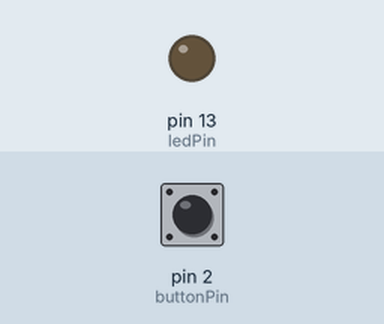
Recording of a sketch running on a simulated Arduino Uno, built with avr-gcc and run on an emulated ATmega328P. Shown: output pins drawn as LEDs (lit = HIGH). Inputs (shaded band) come from the test bench; at power-on: pin 2 (buttonPin) LOW.

Above: at 1.2 s.
1.3 s: pin 2 (buttonPin) pulled HIGH for 0.15 s
At 1.7 s:
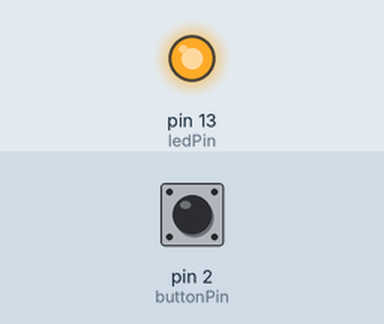
2.9 s: pin 2 (buttonPin) pulled HIGH for 1 s
At 4.2 s:
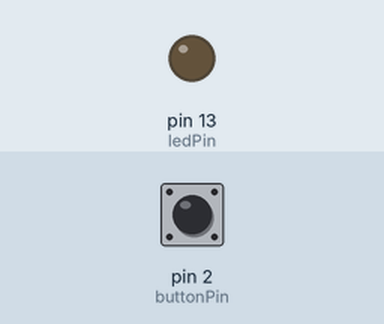
5.4 s: pin 2 (buttonPin) pulled HIGH for 3.2 s
At 6.1 s:
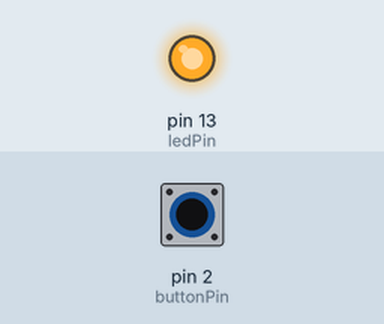
Timing chart, 0 to 8.4 s (numbered marks = the images above; inputs shaded):
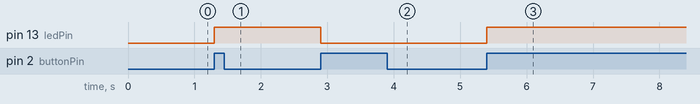

Measured:
- after the input at 1.3 s, pin 13 (ledPin): LOW → HIGH at once
- after the input at 2.9 s, pin 13 (ledPin): HIGH → LOW at once
- after the input at 5.4 s, pin 13 (ledPin): LOW → HIGH at once

The sketch:

bouton_ultime.ino
```cpp
/*
  Allumage de LED par bouton.
  Allume la LED quand on appuie sur le bouton.
 */

// Numéro de la broche à laquelle est connecté le bouton
const int buttonPin = 2;
// Numéro de la broche à laquelle est connectée la LED
const int ledPin =  13;
// lastState est vrai lorsque le bouton est appuyé
int lastState=0;

// ledState est vrai lorsque la led est allumé
int ledState=0;

void setup() {
  // indique que la broche de la LED est utilisée en sortie :
  // on va modifier sa tension
  pinMode(ledPin, OUTPUT);
  // indique que la broche du bouton est utilisée en entrée :
  // on va lire sa tension
  pinMode(buttonPin, INPUT);
}
void loop() {
  // lit l'état du bouton : appuyé si on lit 5V
  // éteint si on lit 0 V
  int buttonState = digitalRead(buttonPin);

  // Condition sur l'état du bouton
  if (buttonState == HIGH) {
    if (lastState==LOW){
    // s'il est à 5V (HIGH)
    // on allume la LED
        digitalWrite(ledPin, HIGH);
        delay(100);
        lastState=HIGH;
      }
      else {
        lastState = LOW;
        digitalWrite(ledPin, LOW);
        delay(100);
      }
      while (digitalRead(buttonPin)==HIGH){}
    }
   else
   {
  }

}
```
